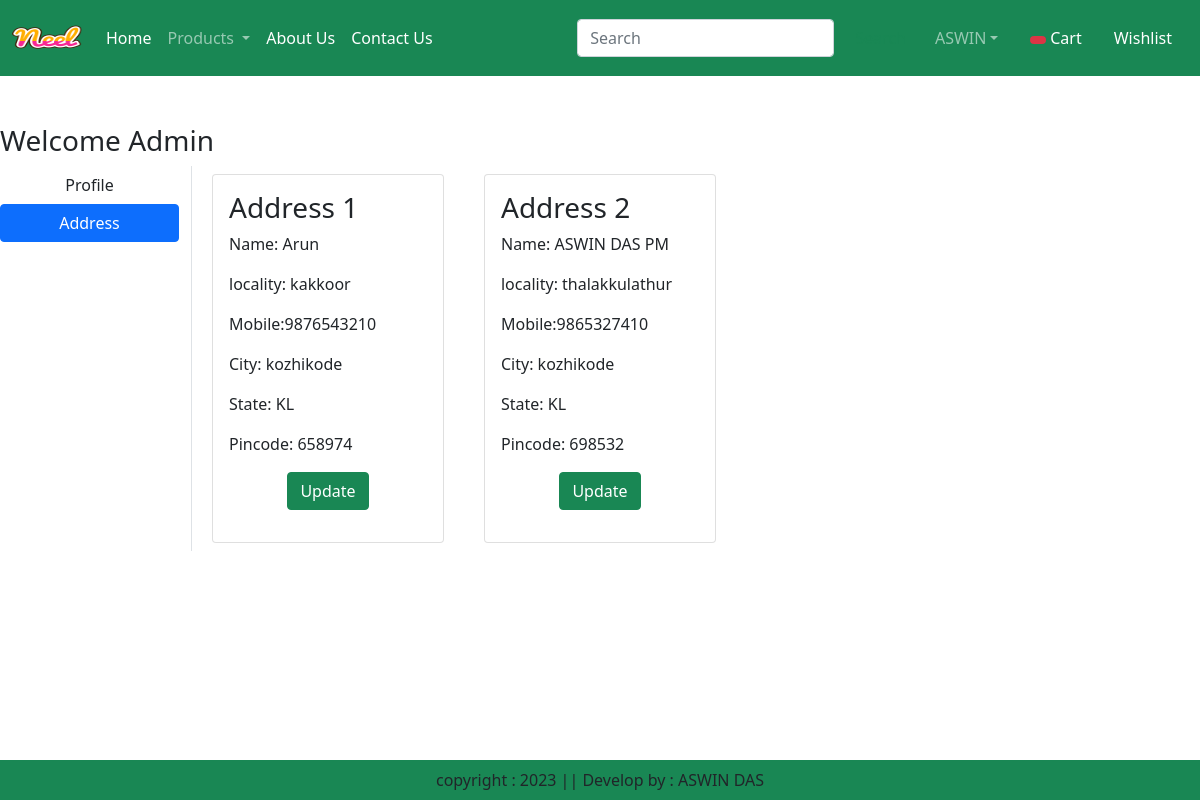
The page /address/ (signed in) on the database its author committed.
### app/models.py (models this page shows, shortened)
class Customer(models.Model):
    user = models.ForeignKey(User,on_delete=models.CASCADE)
    name = models.CharField(max_length=200)
    locality = models.CharField(max_length=200)
    city = models.CharField(max_length=50)
    mobile = models.IntegerField(default=0)
    zipcode = models.IntegerField()
    state = models.CharField(choices=STATE_CHOICES,max_length=100)

### app/views.py (the view)
# urls.py: path("address/",views.address,name="address"),
def address(request):
        add = Customer.objects.filter(user=request.user)
        totalitem = 0
        if request.user.is_authenticated:
            totalitem = len(Cart.objects.filter(user=request.user))
        return render(request,'app/address.html',locals())

### app/templates/app/address.html (shortened to what this page needs)
{% extends 'app/base.html' %}
{% load static %}
{% block main-content %}
<div class="conatiner my-5" >
    <div class="row">
        <h3>Welcome <span class="text-capitalize">{{request.user}}</span></h3>
        <div class="col-sm-2 border-end">
            <ul class="list-unstyled">
                <li class="d-grid"><a href="{% url 'profile' %}" class="btn ">Profile</a></li>
                <li class="d-grid"><a href="{% url 'address' %}" class="btn btn-primary">Address</a></li>
            </ul>
        </div>
        <div class="col-sm-8">
            <div class="row">
                {% for ad in add %}
                    <div class="col-sm-4">
                        <div class="card m-2">
                            <div class="card-body">
                              <h3>Address {{forloop.counter}}</h3>
                              <p>Name: {{ad.name}}</P>
                              <p>locality: {{ad.locality}}</P>
                              <p>Mobile:{{ad.mobile}}</P>
                              <p>City: {{ad.city}}</P>
                              <p>State: {{ad.state}}</P>
                              <p>Pincode: {{ad.zipcode}}</P>
                              <p class="text-center"><a href="{% url 'updateaddress' pk=ad.id %}"type="button" class="btn btn-success">Update</a></P>
                            </div>
                        </div>
                    </div>
                {% endfor %}
            </div>
        </div>
{% endblock main-content %}

### rows shown on the page
Customer: name "Arun", locality "kakkoor", mobile "9876543210", city "kozhikode", state "KL", zipcode "658974"
Customer: name "ASWIN DAS PM", locality "thalakkulathur", mobile "9865327410", city "kozhikode", state "KL", zipcode "698532"

### other values the page prints
{{ request.user }} "Admin"
